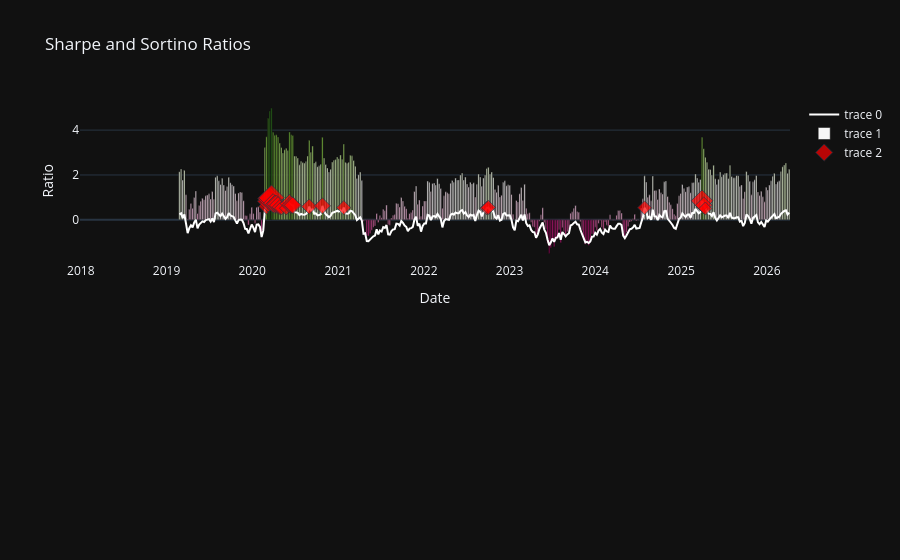

The notebook cell this image was saved under:
### Code cell
sharpe_top_dates_vix = vix_w.sharpe_ratio().index[vix_mask["sharpe_top"]]
sharpe_top_values_vix = vix_w.sharpe_ratio()[vix_mask["sharpe_top"]]

fig_vix_ss = make_subplots(rows=2, cols=1)

fig_vix_ss.add_trace(go.Scatter(
    x=vix_w.sharpe_ratio().index,
    y=vix_w.sharpe_ratio(),
    marker_color='white')
    , row=1, col=1)
fig_vix_ss.add_trace(go.Bar(
    x=vix_w.sortino_ratio().index,
    y=vix_w.sortino_ratio(),
    marker_color=vix_w.sortino_ratio())
    , row=1, col=1)
fig_vix_ss.add_trace(go.Scatter(
    x=sharpe_top_dates_vix,
    y=sharpe_top_values_vix,
    mode='markers',
    marker=dict(size=sharpe_top_values_vix*20, color='red', symbol='diamond'),
), row=1, col=1)

fig_vix_ss.update_layout(title="Sharpe and Sortino Ratios", xaxis_title="Date", yaxis_title="Ratio", template="plotly_dark")
fig_vix_ss

### Figure 1 — Plotly figure (JSON) as saved in the notebook; plotly's stock layout.template omitted (floating-point values rounded to 4 significant figures; data arrays with more than 128 entries replaced by an {"elided": "..."} marker saying what was removed)
{"data": [{"marker": {"color": "white"}, "type": "scatter", "x": {"elided": "432 str values"}, "xaxis": "x", "y": {"elided": "432 float values"}, "yaxis": "y"}, {"marker": {"color": {"elided": "432 float values"}}, "type": "bar", "x": {"elided": "432 str values"}, "xaxis": "x", "y": {"elided": "432 float values"}, "yaxis": "y"}, {"marker": {"color": "red", "size": [12.03, 16.57, 18.7, 19.73, 14.78, 13.87, 14.02, 13.12, 11.37, 10.39, 10.41, 14.39, 13.34, 13.04, 11.82, 12.45, 10.89, 10.45, 11.03, 10.72, 16.92, 12.93, 10.05], "symbol": "diamond"}, "mode": "markers", "type": "scatter", "x": ["2020-03-02T00:00:00", "2020-03-09T00:00:00", "2020-03-16T00:00:00", "2020-03-23T00:00:00", "2020-03-30T00:00:00", "2020-04-06T00:00:00", "2020-04-13T00:00:00", "2020-04-20T00:00:00", "2020-04-27T00:00:00", "2020-05-04T00:00:00", "2020-05-25T00:00:00", "2020-06-08T00:00:00", "2020-06-15T00:00:00", "2020-06-22T00:00:00", "2020-08-31T00:00:00", "2020-10-26T00:00:00", "2021-01-25T00:00:00", "2022-09-26T00:00:00", "2022-10-03T00:00:00", "2024-07-29T00:00:00", "2025-03-31T00:00:00", "2025-04-07T00:00:00", "2025-04-14T00:00:00"], "xaxis": "x", "y": [0.6015, 0.8285, 0.9352, 0.9864, 0.7391, 0.6934, 0.7009, 0.6559, 0.5686, 0.5194, 0.5204, 0.7195, 0.6669, 0.6521, 0.591, 0.6227, 0.5443, 0.5223, 0.5513, 0.5359, 0.8462, 0.6463, 0.5024], "yaxis": "y"}], "layout": {"title": {"text": "Sharpe and Sortino Ratios"}, "xaxis": {"anchor": "y", "domain": [0, 1], "title": {"text": "Date"}}, "xaxis2": {"anchor": "y2", "domain": [0, 1]}, "yaxis": {"anchor": "x", "domain": [0.575, 1], "title": {"text": "Ratio"}}, "yaxis2": {"anchor": "x2", "domain": [0, 0.425]}}}
